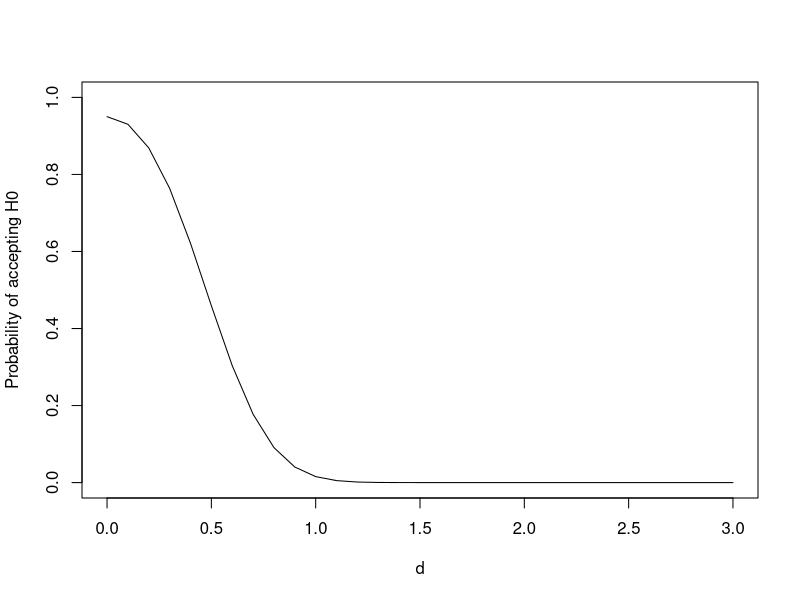

Write the R code that produced this figure.
######################################################################
# STAT 7010 - Experimental Statistics II 
# Peng Zeng (Auburn University)
# 2023-01-12
######################################################################

######################################################################
# draw O.C. Curve for one-sample t-test    
######################################################################

n = 19                             # = n1 + n2 - 1 
alpha = 0.05                       # significance level 
d = seq(0, 3, by = 0.1)            # effect size 
nc = d * sqrt(n) 
rlow  = qt(    alpha/2, df = n-1)
rhigh = qt(1 - alpha/2, df = n-1)
prob = pt(rhigh, df = n-1, ncp = nc) - pt(rlow, df = n-1, ncp = nc)

plot(d, prob, type = "l", ylim = c(0, 1), 
     xlab = "d", ylab = "Probability of accepting H0") 

######################################################################
# install package pwr if it not available   
######################################################################

install.packages("pwr")

######################################################################
# calculate power  
######################################################################

library(pwr)
# compute power for given n and d 
pwr.t.test(n = 10, d = 2, sig.level = 0.05, type = "two.sample", 
           alternative = "two.sided")

# compute n for given power and d
pwr.t.test(power = 0.95, d = 2, sig.level = 0.05, type = "two.sample", 
           alternative = "two.sided")

# compute d for given n and power 
pwr.t.test(n = 10, power = 0.95, sig.level = 0.05, type = "two.sample", 
           alternative = "two.sided")

######################################################################
# THE END
######################################################################
